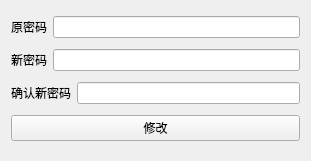
<?xml version="1.0" encoding="UTF-8"?>
<ui version="4.0">
 <class>ChangPdUI</class>
 <widget class="QWidget" name="ChangPdUI">
  <property name="geometry">
   <rect>
    <x>0</x>
    <y>0</y>
    <width>311</width>
    <height>161</height>
   </rect>
  </property>
  <property name="windowTitle">
   <string>Form</string>
  </property>
  <layout class="QVBoxLayout" name="verticalLayout">
   <item>
    <layout class="QHBoxLayout" name="horizontalLayout_2">
     <item>
      <widget class="QLabel" name="label_2">
       <property name="text">
        <string>原密码</string>
       </property>
      </widget>
     </item>
     <item>
      <widget class="QLineEdit" name="old_password_lineEdit">
       <property name="echoMode">
        <enum>QLineEdit::Password</enum>
       </property>
      </widget>
     </item>
    </layout>
   </item>
   <item>
    <layout class="QHBoxLayout" name="horizontalLayout_3">
     <item>
      <widget class="QLabel" name="label_3">
       <property name="text">
        <string>新密码</string>
       </property>
      </widget>
     </item>
     <item>
      <widget class="QLineEdit" name="new_password_lineEdit">
       <property name="echoMode">
        <enum>QLineEdit::Password</enum>
       </property>
      </widget>
     </item>
    </layout>
   </item>
   <item>
    <layout class="QHBoxLayout" name="horizontalLayout_4">
     <item>
      <widget class="QLabel" name="label_4">
       <property name="text">
        <string>确认新密码</string>
       </property>
      </widget>
     </item>
     <item>
      <widget class="QLineEdit" name="confirm_password_lineEdit">
       <property name="echoMode">
        <enum>QLineEdit::Password</enum>
       </property>
      </widget>
     </item>
    </layout>
   </item>
   <item>
    <widget class="QPushButton" name="pushButton">
     <property name="text">
      <string>修改</string>
     </property>
    </widget>
   </item>
  </layout>
 </widget>
 <resources/>
 <connections/>
</ui>
